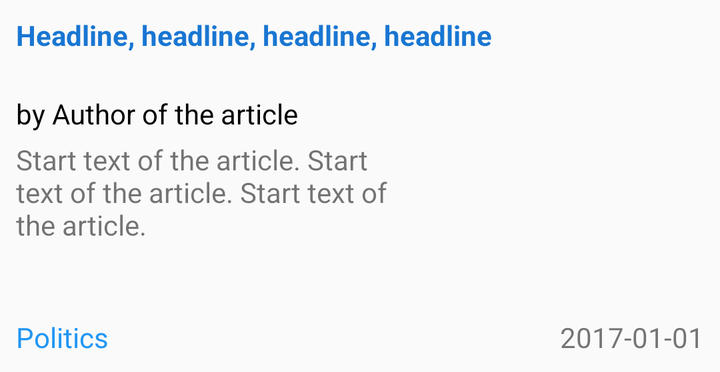
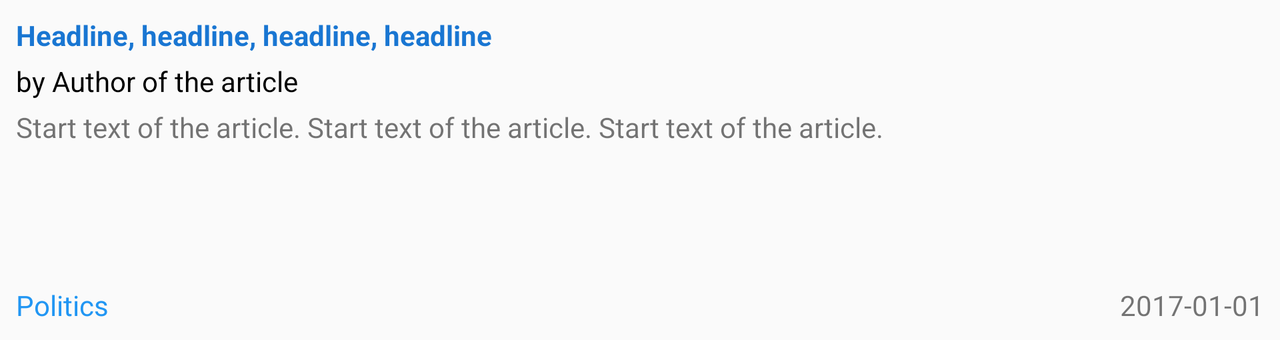

One screen, two layout resources from the same app: the default and the repository's alternative for another configuration. Each is rendered where Android would select it; the XML of both is given below.
<!-- AndroidManifest.xml: application theme AppTheme -->
<!-- res/layout/news_article_item_in_list_view.xml -->
<?xml version="1.0" encoding="utf-8"?>
<RelativeLayout xmlns:android="http://schemas.android.com/apk/res/android"
    xmlns:tools="http://schemas.android.com/tools"
    android:layout_width="match_parent"
    android:layout_height="wrap_content"
    android:padding="@dimen/padding_1">

    <TextView
        android:id="@+id/headline_view"
        android:layout_width="wrap_content"
        android:layout_height="wrap_content"
        android:ellipsize="end"
        android:maxLines="2"
        android:minLines="2"
        android:textColor="@color/color_text_blue_darker"
        android:textStyle="bold"
        tools:text="Headline, headline, headline, headline" />

    <LinearLayout
        android:id="@+id/right_side_of_view"
        android:layout_width="wrap_content"
        android:layout_height="@dimen/height_of_layout"
        android:layout_alignParentRight="true"
        android:layout_below="@+id/headline_view"
        android:orientation="vertical"
        android:paddingLeft="@dimen/padding_1">

        
        <ImageView
            android:id="@+id/image_view"
            android:layout_width="@dimen/width_of_article_image"
            android:layout_height="@dimen/height_of_article_image"
            tools:src="@mipmap/ic_launcher" />

    </LinearLayout>

    <LinearLayout
        android:layout_width="match_parent"
        android:layout_height="@dimen/height_of_layout"
        android:layout_below="@+id/headline_view"
        android:layout_toLeftOf="@id/right_side_of_view"
        android:orientation="vertical">

        <TextView
            android:id="@+id/author_view"
            android:layout_width="wrap_content"
            android:layout_height="wrap_content"
            android:ellipsize="end"
            android:maxLines="1"
            android:paddingBottom="@dimen/padding_2"
            android:paddingTop="@dimen/padding_2"
            android:textColor="@color/color_text_black"
            tools:text="by Author of the article" />

        <TextView
            android:id="@+id/start_text_view"
            android:layout_width="wrap_content"
            android:layout_height="match_parent"
            android:ellipsize="end"
            android:maxLines="5"
            tools:text="Start text of the article. Start text of the article. Start text of the article." />

    </LinearLayout>

    <RelativeLayout
        android:layout_width="match_parent"
        android:layout_height="wrap_content"
        android:layout_below="@+id/right_side_of_view"
        android:paddingTop="@dimen/padding_2">

        <TextView
            android:id="@+id/publishing_time_view"
            android:layout_width="wrap_content"
            android:layout_height="wrap_content"
            android:layout_alignParentRight="true"
            tools:text="2017-01-01" />

        <TextView
            android:id="@+id/section_view"
            android:layout_width="wrap_content"
            android:layout_height="wrap_content"
            android:layout_alignParentLeft="true"
            android:layout_toLeftOf="@id/publishing_time_view"
            android:ellipsize="end"
            android:maxLines="1"
            android:textColor="@color/color_text_blue"
            tools:text="Politics" />

    </RelativeLayout>

</RelativeLayout>
<!-- resources referenced by this layout -->
<resources>
  <color name="color_text_black">#000000</color>
  <color name="color_text_blue">#2196F3</color>
  <color name="color_text_blue_darker">#1976D2</color>
  <dimen name="height_of_article_image">112dp</dimen>
  <dimen name="height_of_layout">@dimen/height_of_article_image</dimen>
  <dimen name="padding_1">8dp</dimen>
  <dimen name="padding_2">4dp</dimen>
  <dimen name="width_of_article_image">150dp</dimen>
  <style name="AppTheme" parent="Theme.AppCompat.Light.DarkActionBar">
          
          <item name="colorPrimary">@color/colorPrimary</item>
          <item name="colorPrimaryDark">@color/colorPrimaryDark</item>
          <item name="colorAccent">@color/colorAccent</item>
      </style>
  <color name="colorPrimary">#1565C0</color>
  <color name="colorPrimaryDark">#0D47A1</color>
  <color name="colorAccent">#F50057</color>
</resources>
<!-- res/layout-land/news_article_item_in_list_view.xml (the repository's variant of the layout above) -->
<!-- drawn on the phone turned sideways -->
<?xml version="1.0" encoding="utf-8"?>
<RelativeLayout xmlns:android="http://schemas.android.com/apk/res/android"
    xmlns:tools="http://schemas.android.com/tools"
    android:layout_width="match_parent"
    android:layout_height="wrap_content"
    android:padding="@dimen/padding_1">

    <TextView
        android:id="@+id/headline_view"
        android:layout_width="wrap_content"
        android:layout_height="wrap_content"
        android:ellipsize="end"
        android:maxLines="1"
        android:textColor="@color/color_text_blue_darker"
        android:textStyle="bold"
        tools:text="Headline, headline, headline, headline" />

    <LinearLayout
        android:id="@+id/right_side_of_view"
        android:layout_width="wrap_content"
        android:layout_height="@dimen/height_of_layout"
        android:layout_alignParentRight="true"
        android:layout_below="@+id/headline_view"
        android:orientation="vertical"
        android:paddingLeft="@dimen/padding_1">

        
        <ImageView
            android:id="@+id/image_view"
            android:layout_width="@dimen/width_of_article_image"
            android:layout_height="@dimen/height_of_article_image"
            tools:src="@mipmap/ic_launcher" />

    </LinearLayout>

    <LinearLayout
        android:layout_width="match_parent"
        android:layout_height="@dimen/height_of_layout"
        android:layout_below="@+id/headline_view"
        android:layout_toLeftOf="@id/right_side_of_view"
        android:orientation="vertical">

        <TextView
            android:id="@+id/author_view"
            android:layout_width="wrap_content"
            android:layout_height="wrap_content"
            android:ellipsize="end"
            android:maxLines="1"
            android:paddingBottom="@dimen/padding_2"
            android:paddingTop="@dimen/padding_2"
            android:textColor="@color/color_text_black"
            tools:text="by Author of the article" />

        <TextView
            android:id="@+id/start_text_view"
            android:layout_width="wrap_content"
            android:layout_height="match_parent"
            android:ellipsize="end"
            android:maxLines="5"
            tools:text="Start text of the article. Start text of the article. Start text of the article." />

    </LinearLayout>

    <RelativeLayout
        android:layout_width="match_parent"
        android:layout_height="wrap_content"
        android:layout_below="@+id/right_side_of_view"
        android:paddingTop="@dimen/padding_2">

        <TextView
            android:id="@+id/publishing_time_view"
            android:layout_width="wrap_content"
            android:layout_height="wrap_content"
            android:layout_alignParentRight="true"
            tools:text="2017-01-01" />

        <TextView
            android:id="@+id/section_view"
            android:layout_width="wrap_content"
            android:layout_height="wrap_content"
            android:layout_alignParentLeft="true"
            android:textColor="@color/color_text_blue"
            tools:text="Politics" />

    </RelativeLayout>

</RelativeLayout>
